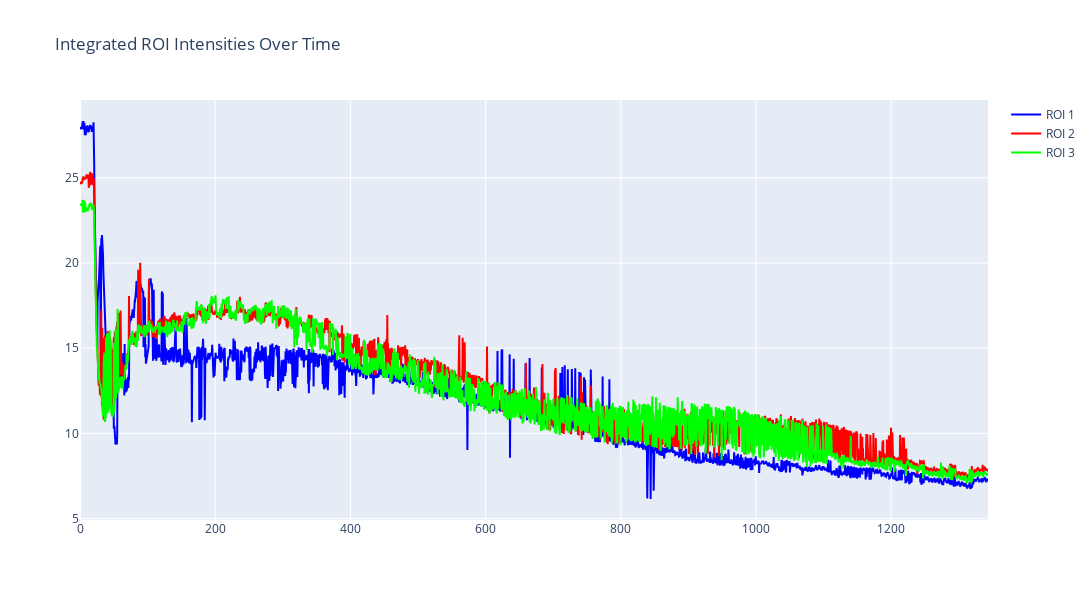

The notebook cell this image was saved under:
### Code cell
from matplotlib.colors import LinearSegmentedColormap
colors = [
    (0.00, "#000000"),
    (0.60, "#0C2000"),
    (0.75, "#184000"),
    (0.90, "#247F00"),
    (1.00, "#32FF00"),
]

# Crea una colormap matplotlib
cmap = LinearSegmentedColormap.from_list("my_green_map", colors)
analyzer.generate_frames(
    sigma=1,
    params={
        "min_distance": 10,
        "threshold_rel": 0.1,
        "width": 18,
        "height": 70,
    }
)
frame0=analyzer.frames[1000]

img=frame0.data

fig,ax=plt.subplots(3, 2, figsize=(6, 12))

for i, (t, b, l, r) in enumerate(frame0.ROIs):
    roi = frame0.data[t:b, l:r]
    ax[i,0].imshow(roi, cmap=cmap)
    ax[i,0].set_title('peak number {}'.format(i+1))

bg_sub=analyzer.get_bg_subtracted_ROIs(bg_method="annulus",annulus_pad=2)
for i in range(len(frame0.ROIs)):
    ax[i,1].imshow(bg_sub[1000][i], cmap=cmap)
    ax[i,1].set_title('bg subtracted peak number {}'.format(i+1))   
 
plt.tight_layout()
plt.show()
analyzer.plot_integrated_ROIs()

### Figure 1 — Plotly figure (JSON) as saved in the notebook; plotly's stock layout.template omitted (floating-point values rounded to 4 significant figures; data arrays with more than 128 entries replaced by an {"elided": "..."} marker saying what was removed)
{"data": [{"customdata": {"elided": "2687 int values"}, "hoverlabel": {"namelength": 0}, "hovertemplate": "Frame: %{customdata}<br>Time: %{x:.1f}s<br>Integrated intensity: %{y}", "line": {"color": "blue", "width": 2}, "mode": "lines", "name": "ROI 1", "type": "scatter", "x": {"elided": "2687 float values"}, "y": {"elided": "2687 float values"}}, {"customdata": {"elided": "2687 int values"}, "hoverlabel": {"namelength": 0}, "hovertemplate": "Frame: %{customdata}<br>Time: %{x:.1f}s<br>Integrated intensity: %{y}", "line": {"color": "red", "width": 2}, "mode": "lines", "name": "ROI 2", "type": "scatter", "x": {"elided": "2687 float values"}, "y": {"elided": "2687 float values"}}, {"customdata": {"elided": "2687 int values"}, "hoverlabel": {"namelength": 0}, "hovertemplate": "Frame: %{customdata}<br>Time: %{x:.1f}s<br>Integrated intensity: %{y}", "line": {"color": "lime", "width": 2}, "mode": "lines", "name": "ROI 3", "type": "scatter", "x": {"elided": "2687 float values"}, "y": {"elided": "2687 float values"}}], "layout": {"height": 600, "title": {"text": "Integrated ROI Intensities Over Time"}, "width": 1200}}
